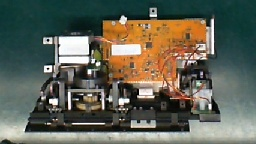
#> input picture roi0_template_auto.jpg, 256 x 144 px, given in place of IMG20251010151339.jpg, which was not available
$ python test_one-template.py
#> lines starting #> are read from the running program, lines starting #| are printed output that depends on the picture; pictures that were not available may be replaced by others from this repository, and a replacement may not be noted
import cv2
import numpy as np
import time

# ======= ตั้งชื่อไฟล์ =======
image_path = r"C:\Users\supamongkol\Downloads\IMG20251010151339.jpg"       # รูปที่ต้องการค้นหา (scene)
template_path = r"D:\255441\Project 2025\1.Process Activity\IMG20251010152443.jpg" # รูปอ้างอิง (reference)

# ======= โหลดภาพ =======
img = cv2.imread(image_path)
#> img is the input picture: shape (144, 256, 3); mean B, G, R 85.9, 98.8, 97.4
template = cv2.imread(template_path)
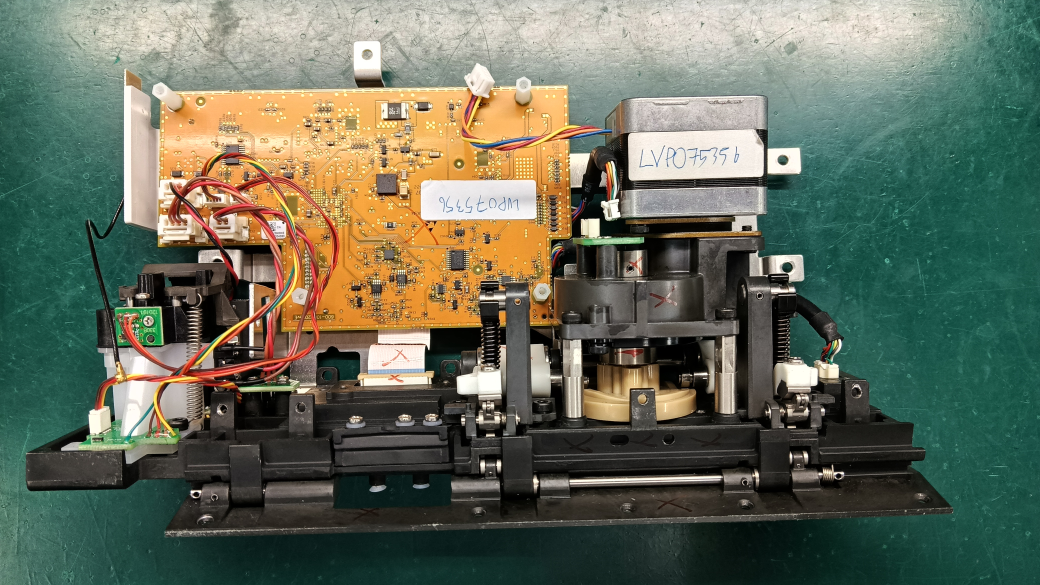
#> input picture IMG20251010152443.jpg, 4160 x 2340 px, found by its file name (shown at 1/4 size)
#> template is the input picture: shape (2340, 4160, 3); mean B, G, R 91.7, 108.6, 101.5

# ตรวจสอบการโหลด
if img is None or template is None:
    print("❌ ไม่พบไฟล์รูป กรุณาตรวจสอบชื่อไฟล์หรือ path")
    exit()

img_gray = cv2.cvtColor(img, cv2.COLOR_BGR2GRAY)
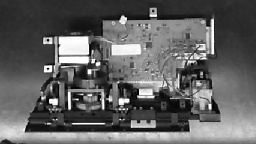
#> img_gray: shape (144, 256); min 0, max 255, mean 96.9
template_gray = cv2.cvtColor(template, cv2.COLOR_BGR2GRAY)
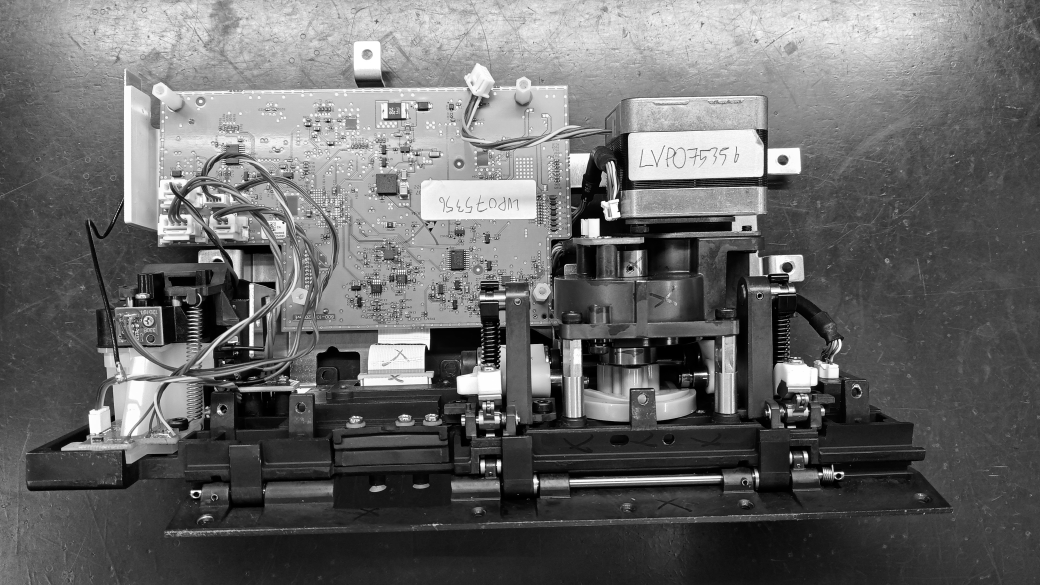
#> template_gray: shape (2340, 4160) (shown at 1/4 size); min 0, max 255, mean 104.6
h, w = template_gray.shape[:2]
#> h = 2340; w = 4160

# ======= เริ่มจับเวลา =======
start = time.time()

# ======= ทำ Template Matching =======
result = cv2.matchTemplate(img_gray, template_gray, cv2.TM_CCOEFF_NORMED)
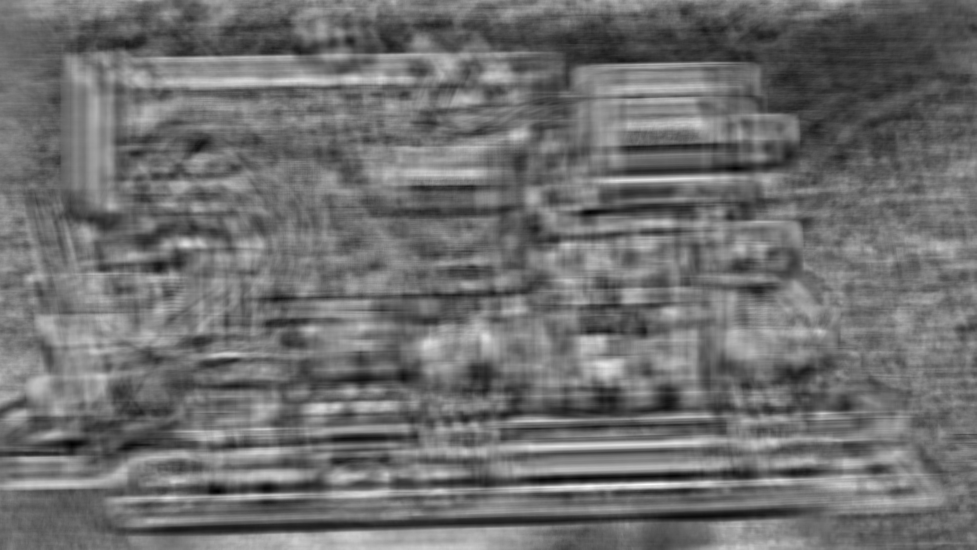
#> result: shape (2197, 3905) float32 (shown at 1/4 size); min -0.39, max 0.443, mean -0.0281; drawn with min black and max white

# ======= หาค่าความตรงกันสูงสุด =======
min_val, max_val, min_loc, max_loc = cv2.minMaxLoc(result)
#> min_val = -0.39; max_val = 0.443; min_loc = (287, 1778); max_loc = (2582, 1938)
end = time.time()

# ======= วาดกรอบตรงตำแหน่งที่เจอ =======
top_left = max_loc
#> top_left = (2582, 1938)
bottom_right = (top_left[0] + w, top_left[1] + h)
#> bottom_right = (6742, 4278)
cv2.rectangle(img, top_left, bottom_right, (0, 255, 0), 3)

# ======= คำนวณประสิทธิภาพ =======
elapsed_time = end - start
confidence = max_val * 100  # เปลี่ยนเป็นเปอร์เซ็นต์
#> confidence = 44.29

# ======= แสดงผลลัพธ์ใน console =======
print("=== Template Matching Result ===")
print(f"Match confidence : {confidence:.2f}%")
#| Match confidence : 44.29%
print(f"Best location    : {top_left}")
#| Best location    : (2582, 1938)
print(f"Time taken       : {elapsed_time:.4f} sec")

# ======= ใส่ข้อความบนภาพ =======
cv2.putText(img, f"Conf: {confidence:.1f}%", (top_left[0], top_left[1]-10),
            cv2.FONT_HERSHEY_SIMPLEX, 0.7, (0,255,0), 2)

# ======= ปรับขนาดภาพก่อนแสดงให้พอดีจอ =======
screen_res = 1280, 720   # ความละเอียดจอโดยประมาณ (ปรับได้)
scale_width = screen_res[0] / img.shape[1]
#> scale_width = 5
scale_height = screen_res[1] / img.shape[0]
#> scale_height = 5
scale = min(scale_width, scale_height)
#> scale = 5

window_width = int(img.shape[1] * scale)
#> window_width = 1280
window_height = int(img.shape[0] * scale)
#> window_height = 720

resized_img = cv2.resize(img, (window_width, window_height))
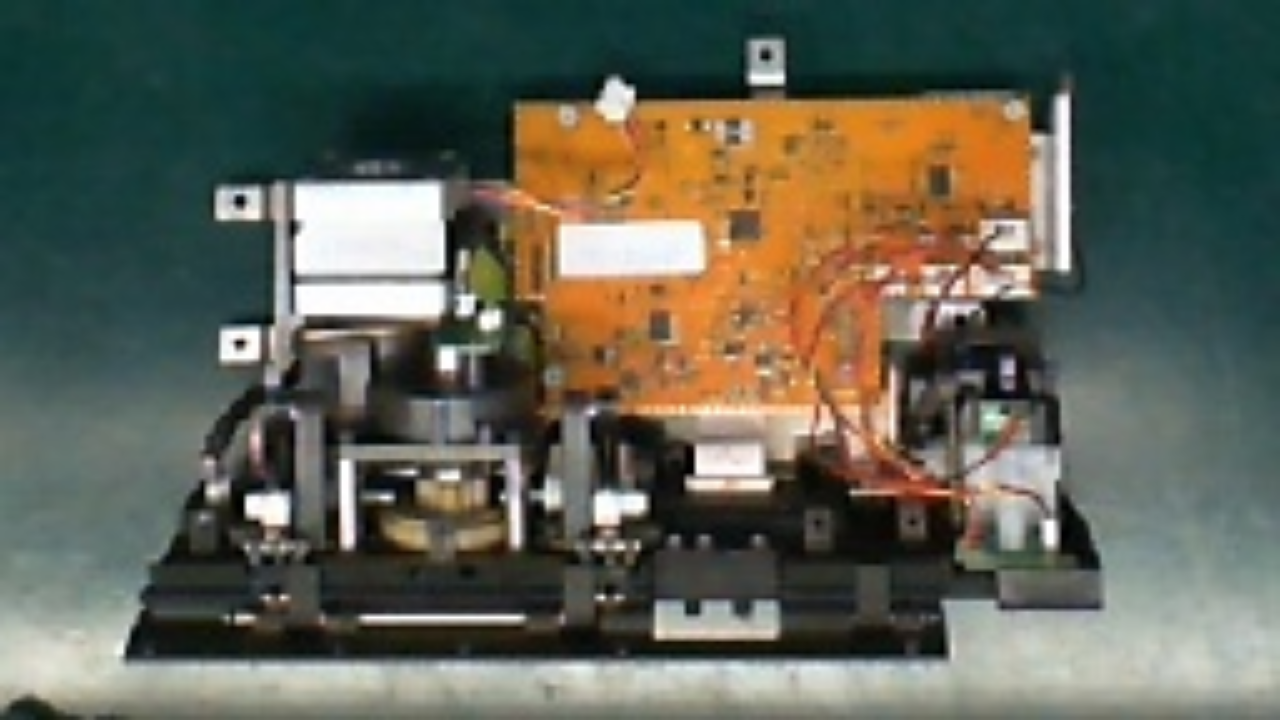
#> resized_img: shape (720, 1280, 3); mean B, G, R 85.8, 98.7, 97.3

# ======= แสดงภาพผลลัพธ์ =======
cv2.imshow("Template Matching Result", resized_img)
cv2.waitKey(0)
cv2.destroyAllWindows()
